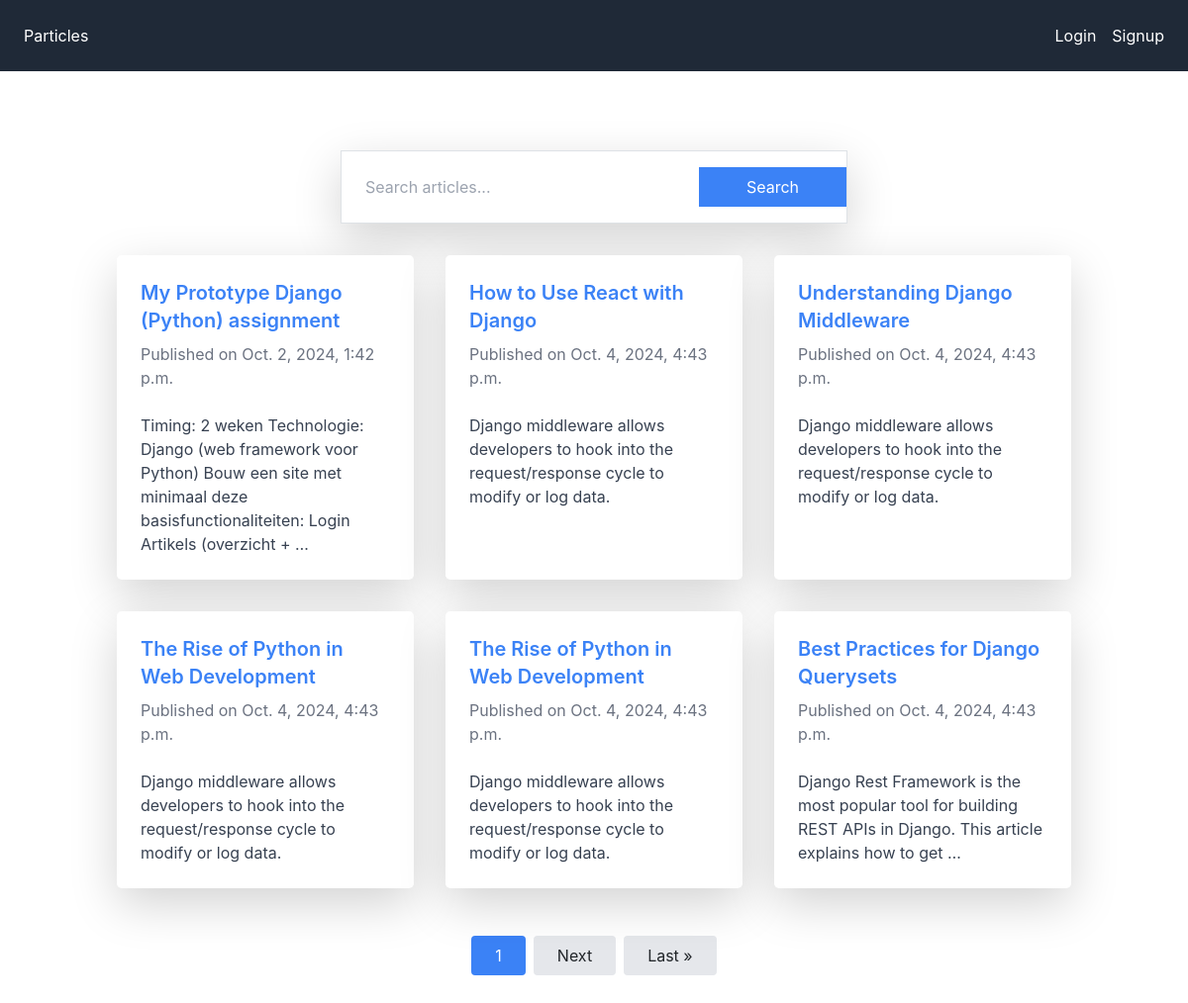
Before: / with the older database file.
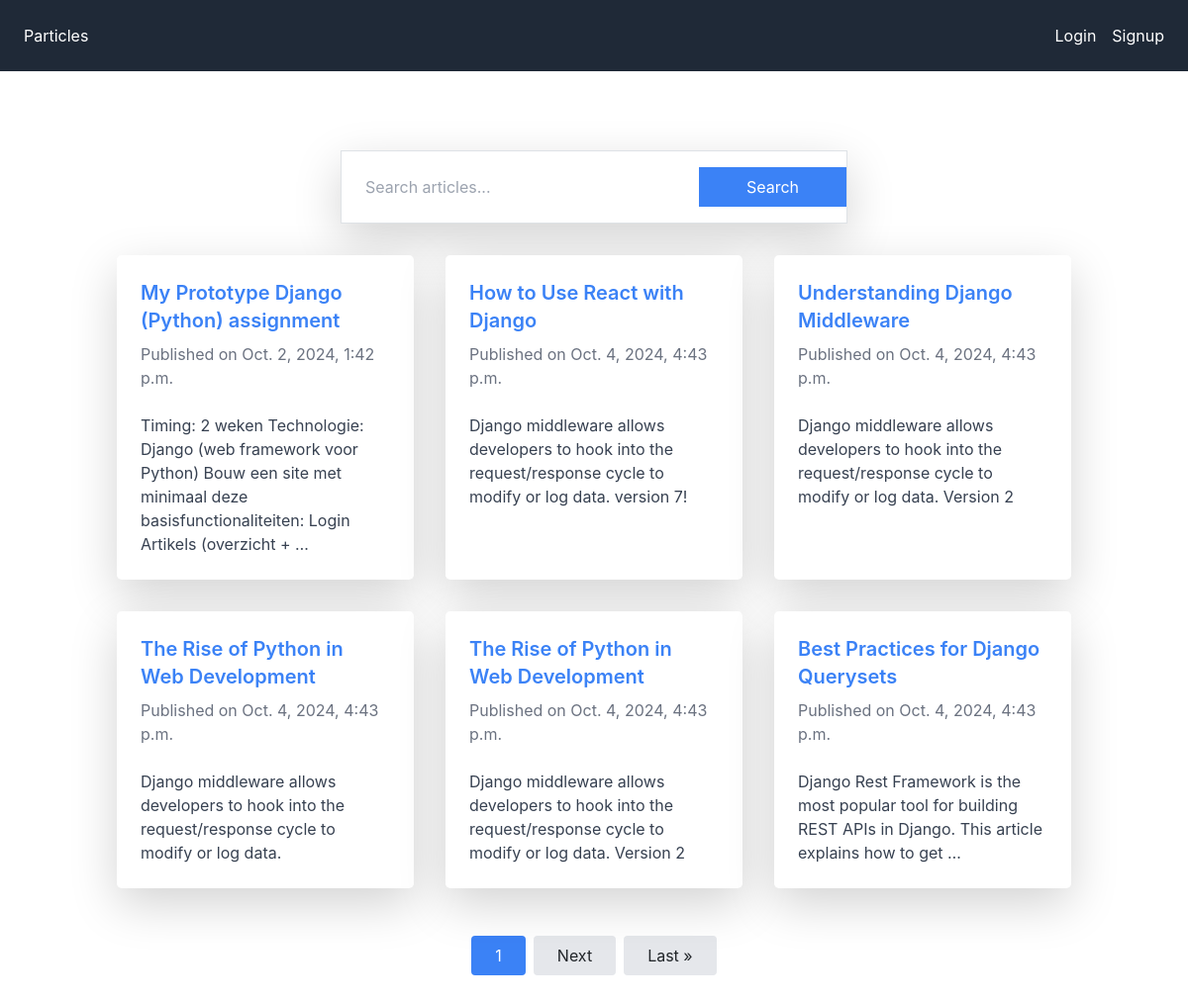
After: the same page with the newer database file.
### mysite/models.py (models this page shows, shortened)
class Article(models.Model):
    title = models.CharField(max_length=255)
    content = models.TextField()
    author = models.ForeignKey('auth.User', on_delete=models.CASCADE)
    created_at = models.DateTimeField(auto_now_add=True)
    updated_at = models.DateTimeField(auto_now=True)
    history = HistoricalRecords()

### mysite/views.py (the view)
# urls.py: path('', views.article_list, name='article_list'),
def article_list(request):
    query = request.GET.get('q')
    if query:
        articles = Article.objects.filter(title__icontains=query) | Article.objects.filter(content__icontains=query)
    else:
        articles = Article.objects.all()
    paginator = Paginator(articles, 6)  # Show # articles per page
    page_number = request.GET.get('page')
    page_obj = paginator.get_page(page_number)
    return render(request, 'article_list.html', {'page_obj': page_obj, 'query': query})

### mysite/templates/article_list.html (shortened to what this page needs)
{% extends "base.html" %}
{% block content %}
<div class="container mx-auto py-12">
    <form method="GET" action="{% url 'article_list' %}" class="mb-8 max-w-lg mx-auto flex items-center bg-white shadow-lg rounded-full overflow-hidden border border-gray-300">
        <input
            type="text"
            name="q"
            id="search-input"
            placeholder="Search articles..."
            class="w-full p-4 text-gray-700 focus:outline-none rounded-l-full"
            value="{{ request.GET.q }}">
        <button type="submit" class="bg-blue-500 hover:bg-blue-600 text-white py-2 px-5 rounded-r-full transition duration-300 focus:outline-none">
            Search
        </button>
    </form>
    <div class="grid grid-cols-1 md:grid-cols-2 lg:grid-cols-3 gap-8">
        {% for article in page_obj %}
            <div class="bg-white shadow-lg rounded-lg p-6 transition transform hover:scale-105">
                <h2 class="text-xl font-semibold mb-2">
                    <a href="{% url 'article_detail' article.id %}" class="text-blue-500 hover:underline">{{ article.title }}</a>
                </h2>
                <p class="text-gray-500 mb-4">Published on {{ article.created_at }}</p>
                <p class="text-gray-700">{{ article.content|truncatewords:20 }}</p>
            </div>
        {% empty %}
            <p>No articles found.</p>
        {% endfor %}
    </div>
    <div class="mt-12 flex justify-center">
        <span class="bg-blue-500 text-white px-4 py-2 mx-1 rounded">{{ page_obj.number }}</span>
        {% if page_obj.has_next %}
            <a href="?page={{ page_obj.next_page_number }}" class="bg-gray-200 px-4 py-2 mx-1 rounded hover:bg-gray-300">Next</a>
            <a href="?page={{ page_obj.paginator.num_pages }}" class="bg-gray-200 px-4 py-2 mx-1 rounded hover:bg-gray-300">Last &raquo;</a>
        {% endif %}
    </div>
</div>
{% endblock %}

Changed rows visible on the page:
changed Article "How to Use React with Django": content "Django middleware allows developers to hook into the request/response cycle to modify or log data." → "Django middleware allows developers to hook into the request/response cycle to modify or log data. version 7!"
changed Article "Understanding Django Middleware": content "Django middleware allows developers to hook into the request/response cycle to modify or log data." → "Django middleware allows developers to hook into the request/response cycle to modify or log data. Version 2"
changed Article (number 5 of 6 on the later page): content "Django middleware allows developers to hook into the request/response cycle to modify or log data." → "Django middleware allows developers to hook into the request/response cycle to modify or log data. Version 2"
